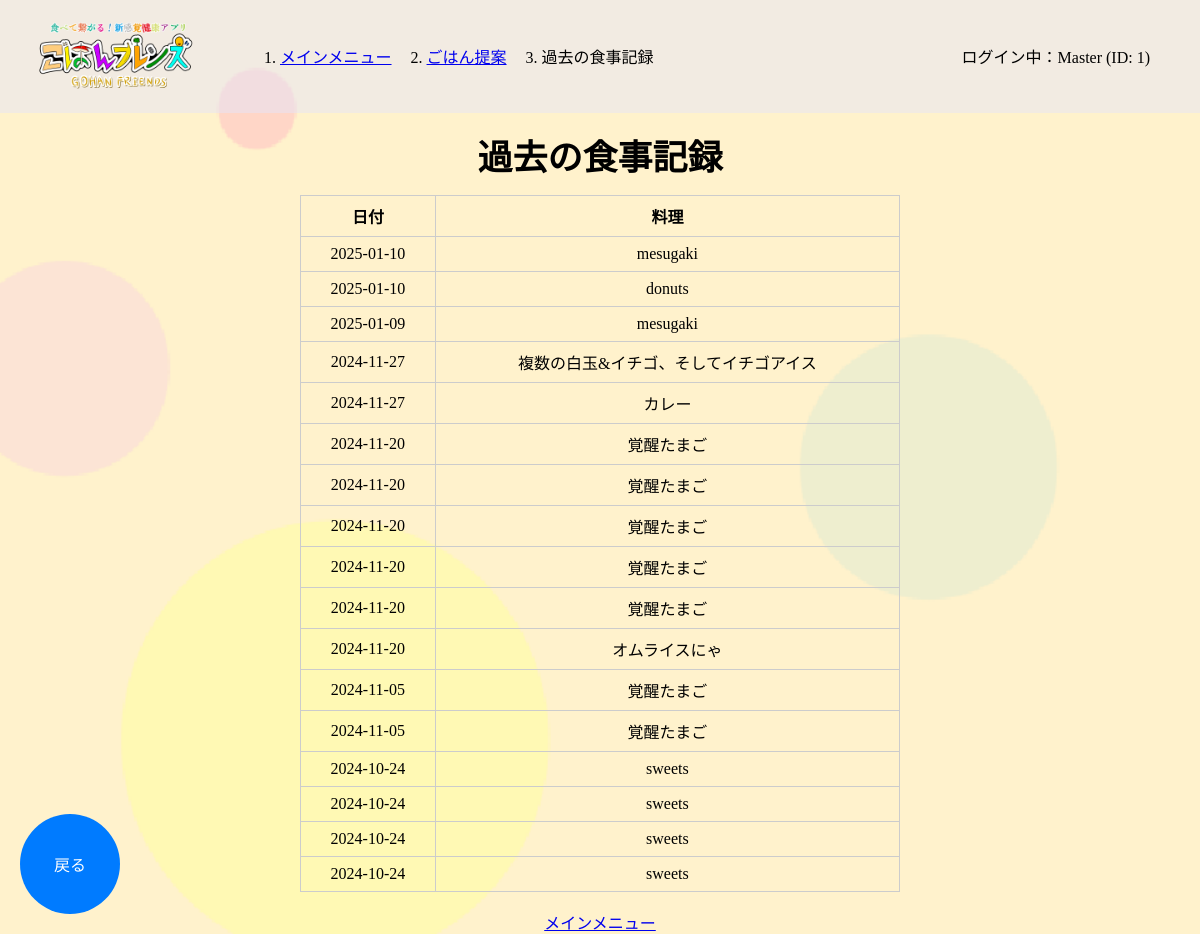
Before: /sugg/eat_hist (signed in) with the older database file.
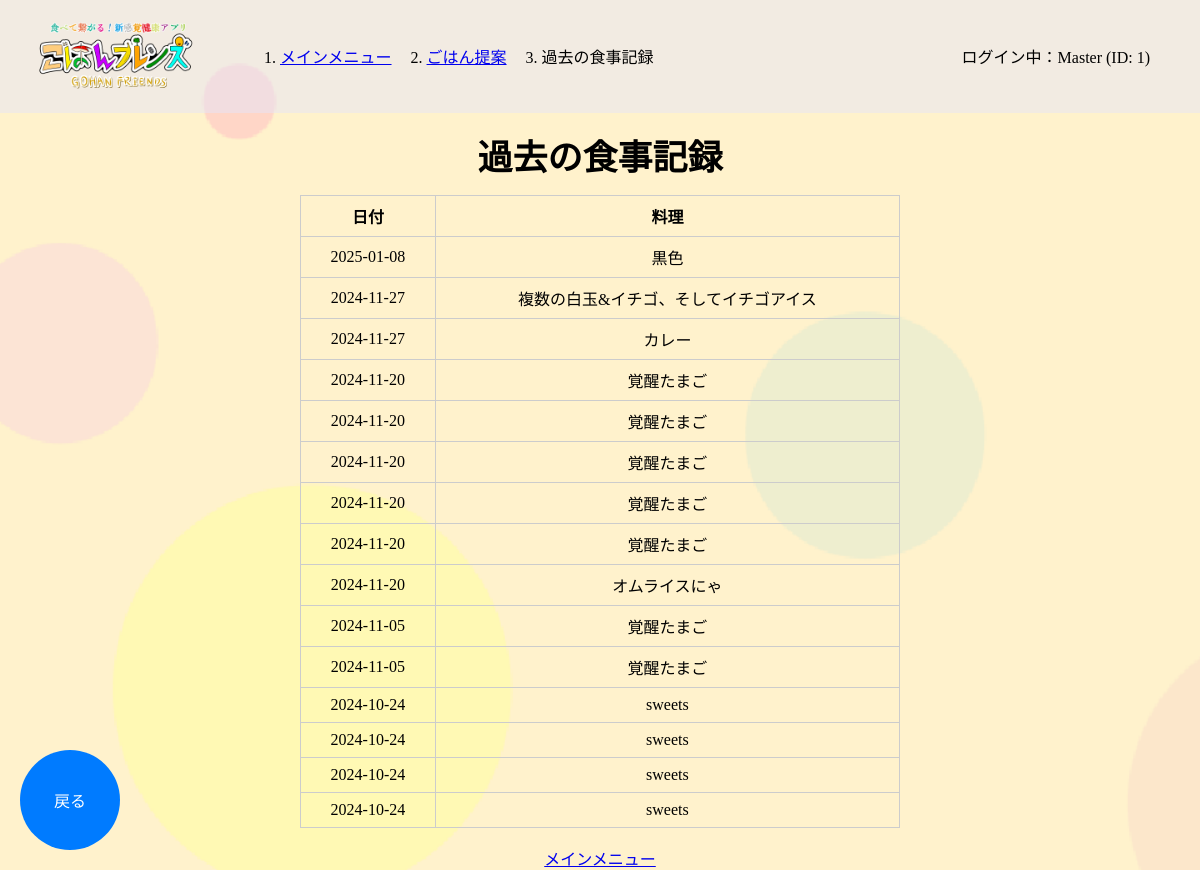
After: the same page with the newer database file.
### tables this page shows
CREATE TABLE FOOD_DATA ( FOOD_ID INTEGER PRIMARY KEY, ACCOUNT_ID INTEGER NOT NULL, EAT_DATE DATE, CUISINE TEXT );

### app.py (the view)
@app.route('/sugg/eat_hist')
def eat_hist():
    account_id = session.get('account_id')  # セッションからログイン中のアカウントIDを取得
    if not account_id:
        return redirect(url_for('home'))  # アカウントIDがない場合はホームにリダイレクト
    conn = get_db()  # データベース接続
    cursor = conn.cursor()
    cursor.execute("""
    SELECT EAT_DATE, CUISINE
    FROM FOOD_DATA
    WHERE ACCOUNT_ID = ?
    ORDER BY EAT_DATE DESC
    """, (account_id,))
    food_data_list = cursor.fetchall()  # 結果を取得
    conn.close()  # データベース接続を閉じる
    breadcrumbs = [
        {"name": "メインメニュー", "url": "/mainmenu/mainmenu"},
        {"name": "ごはん提案", "url":"/sugg/sugg_menu"},
        {"name": "過去の食事記録", "url":"/sugg/eat?hist"}
    ]
    return render_template('sugg/eat_hist.html', food_data_list=food_data_list, account_id=account_id, breadcrumbs=breadcrumbs)

### app.py (called while the page is built)
def get_db():
    conn = sqlite3.connect(DATABASE)
    return conn

@app.context_processor
def inject_account_info():
    return {
        'account_name': session.get('account_name'),
        'account_id': session.get('account_id')
    }

### templates/sugg/eat_hist.html (shortened to what this page needs)
{% extends 'base.html' %}
{% block content %}
<div class="main-contents">
    <p class="main-text">過去の食事記録</h2>
        <div class="ate-container">
            {% if food_data_list %}
                <table class="eat-hist-table">
                    <thead>
                        <tr>
                            <th>日付</th>
                            <th>料理</th>
                        </tr>
                    </thead>
                    <tbody>
                        {% for eat_date, cuisine in food_data_list %}
                            <tr>
                                <td>{{ eat_date }}</td>
                                <td>{{ cuisine }}</td>
                            </tr>
                        {% endfor %}
                    </tbody>
                </table>
            {% else %}
                <p class="txt-center">食事記録はありません。</p>
            {% endif %}
        </div>
    <div class="back-button-container">
        <button onclick="location.href='{{ url_for('sugg_menu') }}';" class="back-button">戻る</button>
    </div>
</div>
<br>
<div class="txt-center">
    <a href="{{ url_for('mainmenu') }}">メインメニュー</a>
</div>
{% endblock %}

Changed rows visible on the page:
no longer on this page (row edited): FOOD_DATA: EAT_DATE "2025-01-10", CUISINE "mesugaki"
removed FOOD_DATA: EAT_DATE "2025-01-10", CUISINE "donuts"
changed FOOD_DATA (number 1 of 15 on the later page): EAT_DATE "2025-01-09" → "2025-01-08"; CUISINE "mesugaki" → "黒色"
